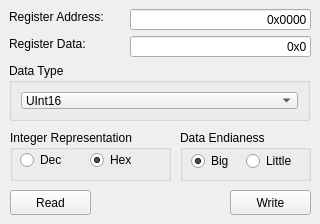
        <widget class="QWidget" name="m_DirectRegisterAccessTab">
         <attribute name="title">
          <string>Direct Register Access</string>
         </attribute>
         <widget class="QLabel" name="label_2">
          <property name="geometry">
           <rect>
            <x>9</x>
            <y>9</y>
            <width>105</width>
            <height>16</height>
           </rect>
          </property>
          <property name="text">
           <string>Register Address:</string>
          </property>
         </widget>
         <widget class="QLabel" name="label_3">
          <property name="geometry">
           <rect>
            <x>9</x>
            <y>36</y>
            <width>86</width>
            <height>16</height>
           </rect>
          </property>
          <property name="text">
           <string>Register Data:</string>
          </property>
         </widget>
         <widget class="QLineEdit" name="m_DirectRegisterAccessAddressLineEdit">
          <property name="geometry">
           <rect>
            <x>130</x>
            <y>9</y>
            <width>181</width>
            <height>21</height>
           </rect>
          </property>
          <property name="text">
           <string>0x0000</string>
          </property>
          <property name="alignment">
           <set>Qt::AlignRight|Qt::AlignTrailing|Qt::AlignVCenter</set>
          </property>
         </widget>
         <widget class="QLineEdit" name="m_DirectRegisterAccessDataLineEdit">
          <property name="geometry">
           <rect>
            <x>130</x>
            <y>36</y>
            <width>181</width>
            <height>21</height>
           </rect>
          </property>
          <property name="minimumSize">
           <size>
            <width>150</width>
            <height>0</height>
           </size>
          </property>
          <property name="text">
           <string>0x0</string>
          </property>
          <property name="alignment">
           <set>Qt::AlignRight|Qt::AlignTrailing|Qt::AlignVCenter</set>
          </property>
         </widget>
         <widget class="QPushButton" name="m_DirectRegisterAccessReadButton">
          <property name="geometry">
           <rect>
            <x>10</x>
            <y>190</y>
            <width>81</width>
            <height>25</height>
           </rect>
          </property>
          <property name="text">
           <string>Read</string>
          </property>
         </widget>
         <widget class="QGroupBox" name="groupBox_2">
          <property name="geometry">
           <rect>
            <x>10</x>
            <y>130</y>
            <width>161</width>
            <height>51</height>
           </rect>
          </property>
          <property name="title">
           <string>Integer Representation</string>
          </property>
          <widget class="QRadioButton" name="m_DataHexRadio">
           <property name="geometry">
            <rect>
             <x>80</x>
             <y>20</y>
             <width>61</width>
             <height>20</height>
            </rect>
           </property>
           <property name="text">
            <string>Hex</string>
           </property>
           <property name="checked">
            <bool>true</bool>
           </property>
          </widget>
          <widget class="QRadioButton" name="m_DataDecRadio">
           <property name="geometry">
            <rect>
             <x>10</x>
             <y>20</y>
             <width>47</width>
             <height>20</height>
            </rect>
           </property>
           <property name="text">
            <string>Dec</string>
           </property>
          </widget>
         </widget>
         <widget class="QGroupBox" name="groupBox">
          <property name="geometry">
           <rect>
            <x>180</x>
            <y>130</y>
            <width>131</width>
            <height>51</height>
           </rect>
          </property>
          <property name="title">
           <string>Data Endianess</string>
          </property>
          <widget class="QRadioButton" name="m_BigEndianessRadio">
           <property name="geometry">
            <rect>
             <x>11</x>
             <y>23</y>
             <width>49</width>
             <height>16</height>
            </rect>
           </property>
           <property name="text">
            <string>Big</string>
           </property>
           <property name="checked">
            <bool>true</bool>
           </property>
          </widget>
          <widget class="QRadioButton" name="m_LittleEndianessRadio">
           <property name="geometry">
            <rect>
             <x>66</x>
             <y>23</y>
             <width>54</width>
             <height>16</height>
            </rect>
           </property>
           <property name="text">
            <string>Little</string>
           </property>
           <property name="checked">
            <bool>false</bool>
           </property>
          </widget>
         </widget>
         <widget class="QGroupBox" name="groupBox_3">
          <property name="geometry">
           <rect>
            <x>9</x>
            <y>63</y>
            <width>301</width>
            <height>58</height>
           </rect>
          </property>
          <property name="title">
           <string>Data Type</string>
          </property>
          <layout class="QGridLayout" name="_2">
           <property name="sizeConstraint">
            <enum>QLayout::SetNoConstraint</enum>
           </property>
           <item row="0" column="0">
            <widget class="QComboBox" name="m_DataTypeCombo">
             <property name="currentIndex">
              <number>3</number>
             </property>
             <property name="insertPolicy">
              <enum>QComboBox::NoInsert</enum>
             </property>
             <item>
              <property name="text">
               <string>Int8</string>
              </property>
             </item>
             <item>
              <property name="text">
               <string>UInt8</string>
              </property>
             </item>
             <item>
              <property name="text">
               <string>Int16</string>
              </property>
             </item>
             <item>
              <property name="text">
               <string>UInt16</string>
              </property>
             </item>
             <item>
              <property name="text">
               <string>Int32</string>
              </property>
             </item>
             <item>
              <property name="text">
               <string>UInt32</string>
              </property>
             </item>
             <item>
              <property name="text">
               <string>Int64</string>
              </property>
             </item>
             <item>
              <property name="text">
               <string>UInt64</string>
              </property>
             </item>
             <item>
              <property name="text">
               <string>String64</string>
              </property>
             </item>
            </widget>
           </item>
          </layout>
         </widget>
         <widget class="QPushButton" name="m_DirectRegisterAccessWriteButton">
          <property name="geometry">
           <rect>
            <x>230</x>
            <y>190</y>
            <width>81</width>
            <height>25</height>
           </rect>
          </property>
          <property name="text">
           <string>Write</string>
          </property>
         </widget>
        </widget>
